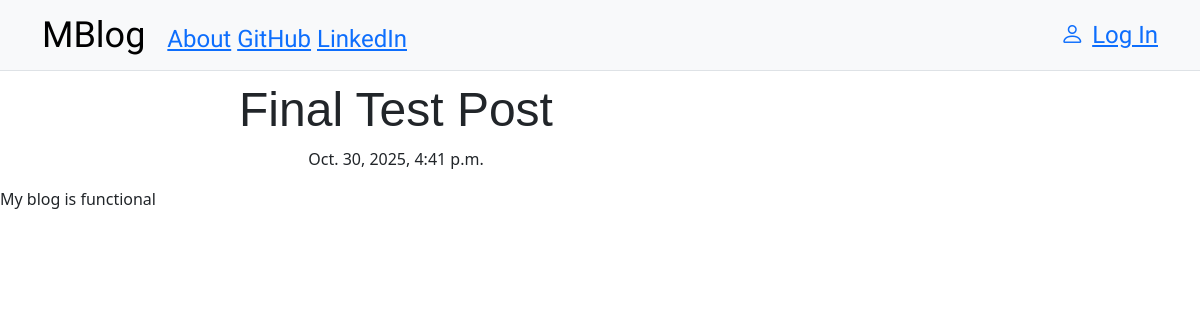
The app's page /post/4/ with its own data.
### my_blog/models.py (models this page shows, shortened)
class Post(models.Model):
    author = models.ForeignKey('auth.User',on_delete=models.CASCADE)
    title = models.CharField(max_length=200)
    text = models.TextField()
    created_date = models.DateTimeField(default=timezone.now)
    published_date = models.DateTimeField(blank = True, null= True)

### my_blog/views.py (the view)
# urls.py: path('post/<int:pk>/',views.PostDetailView.as_view(),name='post_detail'),
class PostDetailView(DetailView):
    model = Post

### my_blog/templates/my_blog/post_detail.html (shortened to what this page needs)
{% extends "my_blog/base.html" %}
{% block content %}
<h1 class="posttitle loader">{{post.title}}</h1>
{% if post.published_date %}
<div class="date postdate">{{post.published_date}}</div>
{% else %}
<a href="{% url 'post_publish' pk=post.pk%}" class="btn btn-default">Publish</a>
{% endif %}
<p class="postcontent">{{post.text|safe|linebreaksbr}}</p>
 {% endblock %}

### my_blog/static/css/blog.css (style rules this page uses)
.postdate { text-align: center; }
.posttitle { font-family: "Lucida Sans", "Lucida Sans Regular", "Lucida Grande", "Lucida Sans Unicode", Geneva, Verdana, sans-serif; font-size: 3em; text-align: center; }
.postcontent { font-family: "Trebuchet MS", "Lucida Sans Unicode", "Lucida Grande", "Lucida Sans", Arial, sans-serif; font-size: 1.5em; }

### records on screen
Post: title "Final Test Post", published_date "Oct. 30, 2025, 4:41 p.m.", text "My blog is functional"
